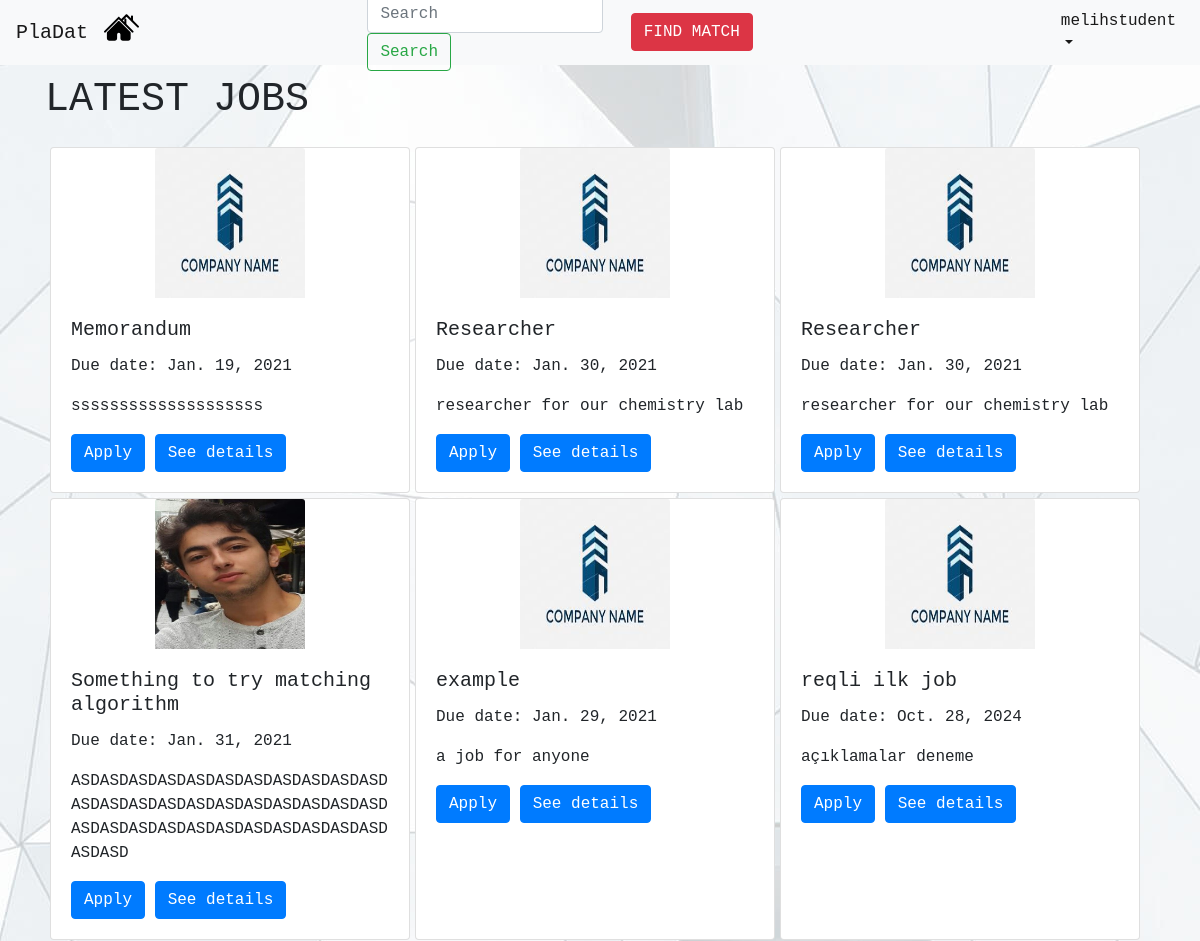
Before: / (signed in, upper part) with the older database file.
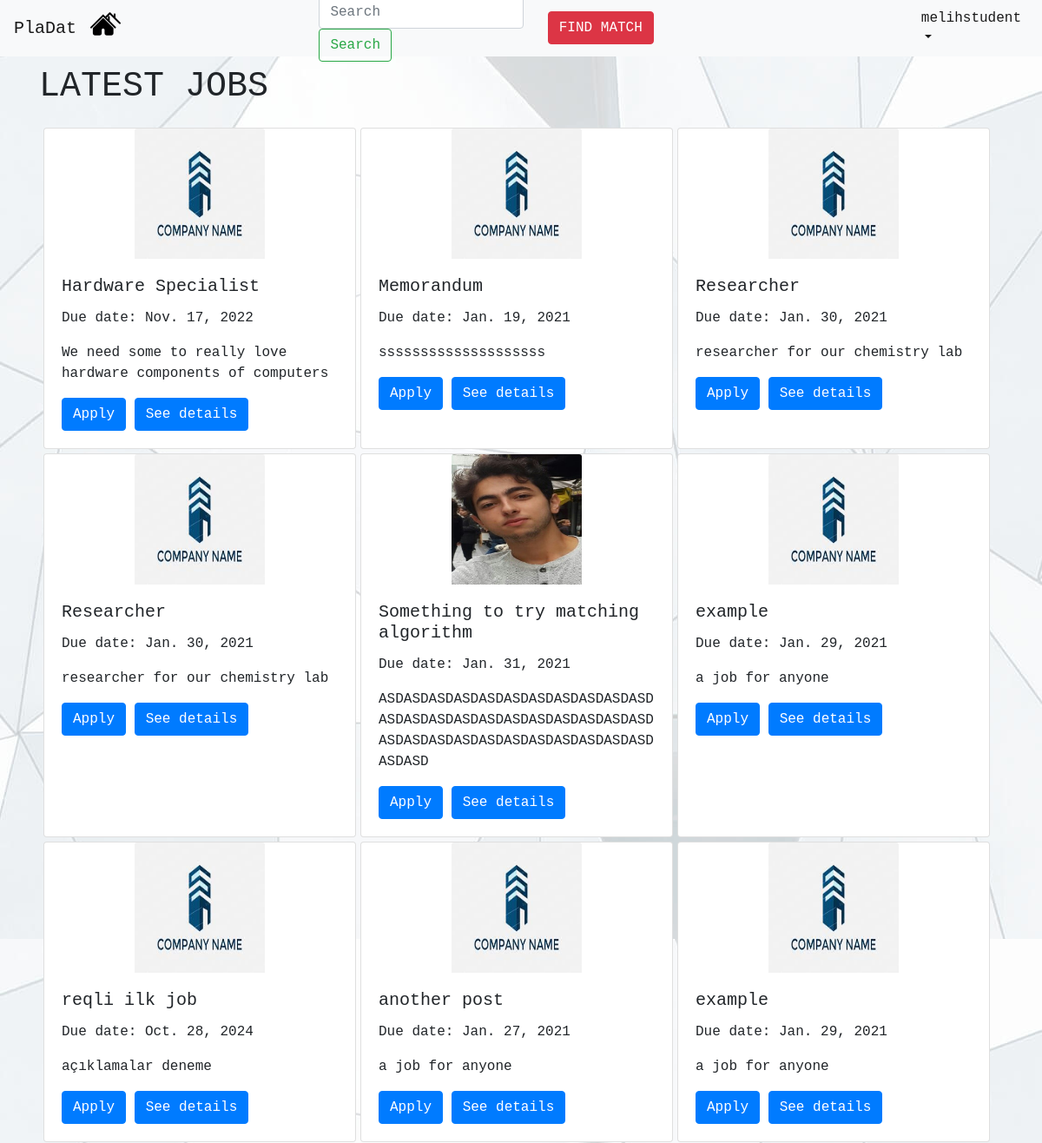
After: the same page with the newer database file.
### mainapp/models.py (models this page shows, shortened)
class Job(models.Model):
    employer = models.ForeignKey(Employer, on_delete=models.CASCADE,default=None) #employer_id
    job_title = models.CharField(max_length=100,default=None)
    job_description = models.CharField(max_length=100,default=None) #description
    publish_time = models.DateTimeField(auto_now_add=True, blank=True)
    due_date = models.DateField(default=None,null=True)
    req_departments = models.CharField(max_length=100,default=None,null=True)
    def __str__(self):
        return self.job_title

class Employer(models.Model):
    user_id = models.IntegerField(default=None)
    e_mail = models.EmailField(default=None, unique=True)
    name = models.CharField(max_length=100,default=None)
    surname = models.CharField(max_length=100,default=None)
    company_name = models.CharField(max_length=100,default=None,null=True)
    sector = models.CharField(max_length=100,default="",null=True)
    phone = models.CharField(max_length=13,default="",null=True)
    website = models.CharField(default="",max_length=100,null=True)
    address = models.CharField(default="",max_length=100,null=True)
    profile_img = models.ImageField(upload_to= user_directory_path, default='comp-logo.jpg' )

### mainapp/views.py (the view)
# urls.py: path('', views.index, name = 'index'),
@login_required
def index(request):
    current_user = request.user
    all_jobs_by_order = Job.objects.all().order_by('-publish_time') # get all published jobs by order
    jobs_employers = []
    for item in all_jobs_by_order:
        jobs_employers.append(Employer.objects.get(id=item.employer_id))
    jobs_and_employers = zip(all_jobs_by_order,jobs_employers)
    is_student = (Student.objects.filter(user_id=current_user.id).count()==1) # check if user is student
    if is_student:
        student = Student.objects.get(user_id=current_user.id)
        student_applied = Application.objects.filter(student_id=student.id)
        student_applied_job = student_applied.values_list('job_id', flat = True)
        matched_jobs = []
        for item in match_jobs(student):
            print(item)
            matched_jobs.append(Job.objects.get(id=item[0]))
        print(matched_jobs)
    else:
        student_applied_job = [] # handle error
        matched_jobs = [] # handle error
    return render(request, "index.html",{"jobs": all_jobs_by_order,
                                        "jobs_and_employers":jobs_and_employers,
                                        "is_student": is_student,
                                        "student_applied_job": student_applied_job,
                                        "matched_jobs": matched_jobs})

### mainapp/templates/index.html (shortened to what this page needs)
{% extends 'navbar.html' %}
{% block findbutton %}
{% if is_student %}
<button class="btn btn-danger navbar-btn" id="match">FIND MATCH</button>
{% endif %}
{% endblock %}
{% block content %}
<!doctype html>
<html lang="en">
  <head>
    {% load static %}
    <link rel="stylesheet" href="https://maxcdn.bootstrapcdn.com/bootstrap/4.0.0/css/bootstrap.min.css">
  </head>
  <body>
    <div class="container-fluid">
      <div class="row" id="latest-jobs-header">
        <h1 class="latest-jobs">LATEST JOBS</h1>
      </div>
      <div class="row" id="job-cards-row1">
        {% for job,employer in jobs_and_employers %}
        <div class="col-*-* d-flex align-items-stretch ">
          <div class="card" id="latest_jobs" style="width: 22.5rem; margin-left:5px; margin-bottom:5px">
            <div class="company-image">
            <img class="card-img-top" src="{{ employer.profile_img.url }}" alt="Card image cap">
          </div>
            <div class="card-body">
              <h5 class="card-title">{{job.job_title}}</h5>
              <p class="card-text">Due date: {{job.due_date}}</p>
              <p class="card-text">{{job.job_description}}</p>
              {% if is_student %}
              {% if job.id in student_applied_job %}
              {% else %}
              <a href="{% url 'apply_job' jobid=job.id %}"class="btn btn-primary">Apply</a>
              {% endif %}
              {% endif %}
              <a href="{% url 'see_details' jobid=job.id %}" class="btn btn-primary">See details</a>
            </div>
          </div>
        </div>
        {% endfor %}
      </div>
    </div>
  </body>
</html>
{% endblock %}

### mainapp/templates/navbar.html (shortened to what this page needs)
<!doctype html>
<html lang="en">
  <head>
    {% load static %}
    <link rel="stylesheet" href="https://maxcdn.bootstrapcdn.com/bootstrap/4.0.0/css/bootstrap.min.css">
  </head>
  <body>
    <nav class="navbar navbar-expand-sm navbar-light bg-light fixed-top ">
        <a href="#" class="navbar-brand">PlaDat</a>
        <div class="navbar-collapse collapse w-100 order-1 order-md-0 dual-collapse2">
            <ul class="navbar-nav mr-auto">
                <li class="nav-item">
                    <a href="{% url 'index' %}"> <img style="width:35px; margin-top: -10px; margin-left: -1%;" src="{% static "two-houses.svg" %}"> </a>
                </li>
            </ul>
        </div>
        <div class="navbar-collapse collapse w-100 order-1 order-md-0 dual-collapse2">
          <form class="form-inline my-2 my-lg-0 ">
            <input class="form-control mr-sm-2 " type="search" placeholder="Search" aria-label="Search">
            <button class="btn btn-outline-success my-2 my-sm-0 " href="#" type="submit">Search</button>
          </form>
        </div>
        <div class="navbar-collapse collapse w-100 order-3 dual-collapse2">
            <ul class="navbar-nav ml-auto">
                <li class="nav-item">
                    {% block findbutton %}
                    {% endblock %}
                </li>
                <li class="nav-item dropdown">
                    <a class="nav-link dropdown-toggle active" href="#" id="navbarDropdown" role="button" data-toggle="dropdown" aria-haspopup="true" aria-expanded="false">
                      {{ user.username }}
                      </a>
                </li>
            </ul>
          </div>
    </nav>
    <div class="container">
      {% block content %}
      {% endblock %}
    </div>
    </body>
</html>

### mainapp/templates/navbar.html (style rules this page uses)
.navbar-nav #match { margin-right:300px; }
* { font-family: "Lucida Console", "Courier New", monospace; }
.navbar { max-height: 65px; }
#match { margin-top: 3%; }

Changed rows visible on the page:
added Job: profile_img (picture), job_title "Hardware Specialist", due_date "Nov. 17, 2022", job_description "We need some to really love hardware components of computers", shows "Apply"
now on this page (row unchanged): Job: profile_img (picture), job_title "another post", due_date "Jan. 27, 2021", job_description "a job for anyone", shows "Apply"
now on this page (row unchanged): Job: profile_img (picture), job_title "example", due_date "Jan. 29, 2021", job_description "a job for anyone", shows "Apply"
